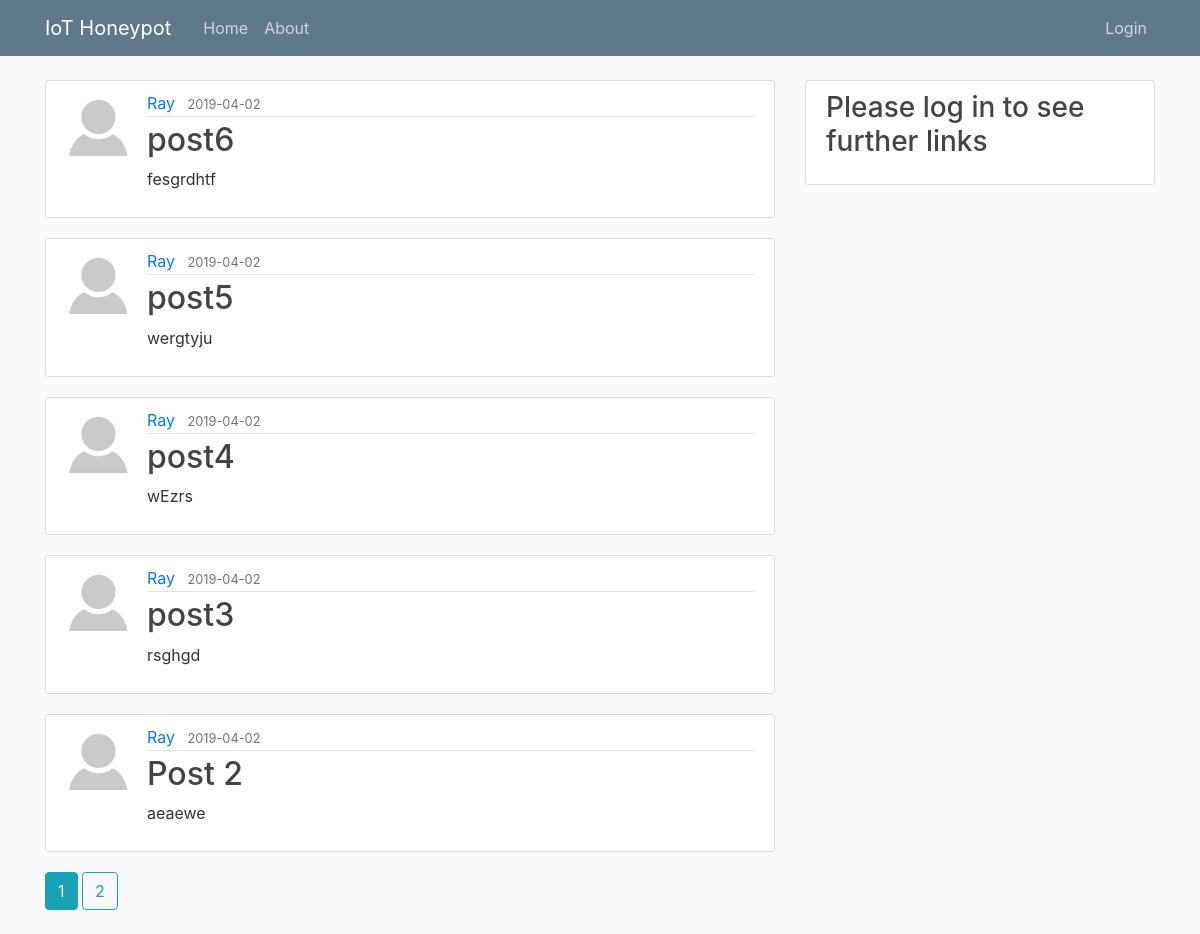
The page /home on the database its author committed.
### IoT_Web/models.py (models this page shows, shortened)
class Post(db.Model):
    __tablename__ = 'post'
    id = db.Column(db.Integer, primary_key=True) #id type integer, primary_key = unique id for users
    title = db.Column(db.String(100), nullable=False)
    date_posted = db.Column(db.DateTime, nullable=False, default=datetime.utcnow) #if no date specified use todays date
    content = db.Column(db.Text, nullable=False)
    user_id = db.Column(db.Integer, db.ForeignKey('user.id'), nullable=False)

class User(db.Model, UserMixin):
    __tablename__ = 'user'
    id = db.Column(db.Integer, primary_key=True) #id type integer, primary_key = unique id for users
    username = db.Column(db.String(20), unique=True, nullable=False) #username type string with max length of 20 characters, unique usernames, nullable = must have a username
    email = db.Column(db.String(120), unique=True, nullable=False) #email type strnng with max length of 120 characters, unique emails, must have an email
    image_file = db.Column(db.String(20), nullable=False, default='default.jpg') #hash image files that are 20 characters long, dont have to be unique because users can have the same profile pics, default image for users
    password = db.Column(db.String(60), nullable=False) #hash password 60 chars in length
    posts = db.relationship('Post', backref='author', lazy=True)

### IoT_Web/routes.py (the view)
@app.route("/") #specifies the default page
@app.route("/home")
def home(): #when the user goes to the default page they will be representded with the home page if they go to the login or register page
    page = request.args.get('page', 1, type=int) #start at page 1, setting the type to int prevents anyone from changing the value of the page number in the url to anything other than an integer
    posts = Post.query.order_by(Post.date_posted.desc()).paginate(page=page, per_page=5) #order posts by the latest to the oldest, maximum of 5 posts per page
    return render_template('home.html', posts=posts)

### IoT_Web/templates/home.html
{% extends "template.html" %}
{% block content %}
    {% for post in posts.items %}
    <article class="media content-section">
        <img class="rounded=circle article-img" src="{{ url_for('static', filename='images/' + post.author.image_file ) }}">
        <div class="media-body">
            <div class="article-metadata">
                <a class="mr-2" href="#">{{ post.author.username }}</a>
                <small class="text-muted">{{ post.date_posted.strftime('%Y-%m-%d') }}</small>
            </div>
            <h2><a class="article-title" href="{{ url_for('post', post_id=post.id) }}">{{ post.title }}</a></h2>
            <p class="article-content">{{ post.content }}</p>
        </div>
    </article>
    {% endfor %}
    {% for page_num in posts.iter_pages(left_edge=1, right_edge=1, left_current=1, right_current=2) %}
        {% if page_num %}
            {% if posts.page == page_num %}
            <a class="btn btn-info mb-4" href="{{ url_for('home', page=page_num) }}">{{ page_num }}</a>
            {% else %}
            <a class="btn btn-outline-info mb-4" href="{{ url_for('home', page=page_num) }}">{{ page_num }}</a>
            {% endif %}
        {% else %}
            .....
        {% endif %}
    {% endfor %}
{% endblock %}

### IoT_Web/templates/template.html (shortened to what this page needs)
<!DOCTYPE html>
<html lang="en" dir="ltr">
<head>
     <link rel="stylesheet" href="https://stackpath.bootstrapcdn.com/bootstrap/4.3.1/css/bootstrap.min.css">
    <link rel="stylesheet" type="text/css" href="{{ url_for('static', filename='css/template.css') }}">
</head>
<body>
<header class="site-header">
      <nav class="navbar navbar-expand-md navbar-dark bg-steel fixed-top">
        <div class="container">
          <a class="navbar-brand mr-4" href="/">IoT Honeypot</a>
          <div class="collapse navbar-collapse" id="navbarToggle">
            <div class="navbar-nav mr-auto">
              <a class="nav-item nav-link" href="{{ url_for('home') }}">Home</a>
              <a class="nav-item nav-link" href="{{ url_for('about') }}">About</a>
            </div>
            <div class="navbar-nav">
                {% if current_user.is_authenticated %}
                    <div class="dropdown-menu" aria-labelledby="navbarDropdown">
                        <a class="dropdown-item" href="{{ url_for('create_instance') }}">Create Instance</a>
                    </div>
                    <a class="nav-item nav-link" href="{{ url_for('new_post') }}">New Post</a>
                    <a class="nav-item nav-link" href="{{ url_for('account') }}">Account</a>
                    <a class="nav-item nav-link" href="{{ url_for('logout') }}">Logout</a>
                    {% if current_user.id == 1%}
                    <a class="nav-item nav-link" href="{{ url_for('register') }}">Register</a>
                    {% endif %}
                    {% else %}
                  <a class="nav-item nav-link" href="{{ url_for('login') }}">Login</a>
                {% endif %}
            </div>
          </div>
        </div>
      </nav>
    </header>
<main role="main" class="container">
    <div class="row">
        <div class="col-md-8">
                {% block content %}
                {% endblock %}
                        </div>
        <div class="col-md-4">
                  <div class="content-section">
                      {% if current_user.is_authenticated %}
                    <h3>Our Sidebar</h3>
                    <p class='text-muted'>Additional Website Links
                      <ul class="list-group">
                        <a class="nav-item nav-link list-group-item list-group-item-light" href="{{ url_for('create_instance') }}">Create Instance</a>
                        <a class="nav-item nav-link list-group-item list-group-item-light" href="#">Announcements</a>
                        <a class="nav-item nav-link list-group-item list-group-item-light" href="#">Calendars</a>
                        <a class="nav-item nav-link list-group-item list-group-item-light" href="#">etc</a>
                        {% else %}
                            <h3>Please log in to see further links</h3>
                      {% endif%}
                  </div>
                </div>
              </div>
        </main>
</body>
</html>

### IoT_Web/static/css/template.css (style rules this page uses)
body { background: #fafafa; color: #333333; margin-top: 5rem; }
h1, h2, h3, h4, h5, h6 { color: #444444; }
.bg-steel { background-color: #5f788a; }
.site-header .navbar-nav .nav-link { color: #cbd5db; }
.content-section { background: #ffffff; padding: 10px 20px; border: 1px solid #dddddd; border-radius: 3px; margin-bottom: 20px; }
.article-title { color: #444444; }
.article-content { white-space: pre-line; }
.article-img { height: 65px; width: 65px; margin-right: 16px; }
.article-metadata { padding-bottom: 1px; margin-bottom: 4px; border-bottom: 1px solid #e3e3e3 }

### rows shown on the page
Post: image_file (picture), author.username "Ray", date_posted "2019-04-02", title "post6", content "fesgrdhtf"
Post: image_file (picture), author.username "Ray", date_posted "2019-04-02", title "post5", content "wergtyju"
Post: image_file (picture), author.username "Ray", date_posted "2019-04-02", title "post4", content "wEzrs"
Post: image_file (picture), author.username "Ray", date_posted "2019-04-02", title "post3", content "rsghgd"
Post: image_file (picture), author.username "Ray", date_posted "2019-04-02", title "Post 2", content "aeaewe"

### other values the page prints
{{ page_num }} "1"
{{ page_num }} "2"
